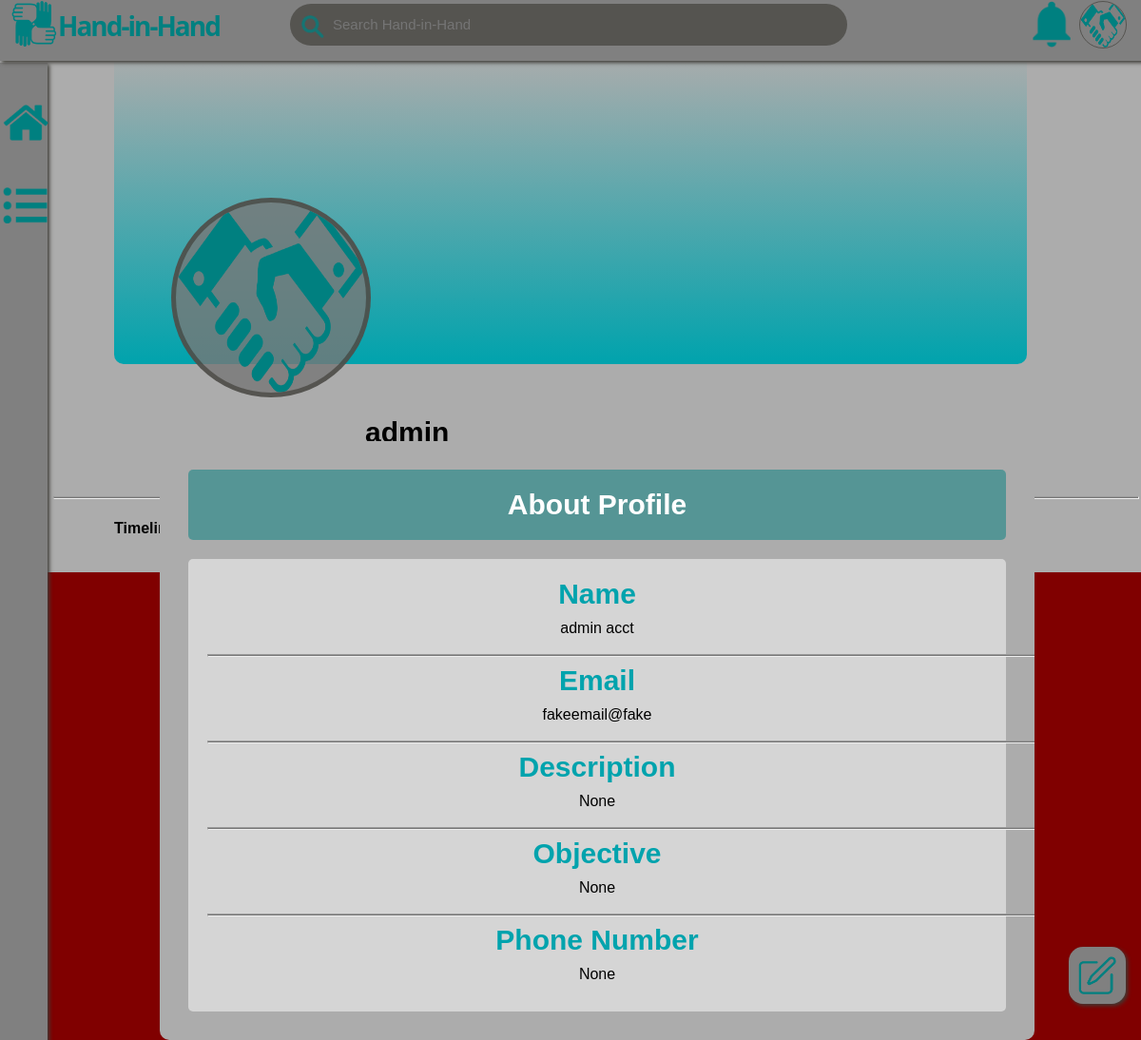
Screenshot of /home/account/about (signed in) with the database file from the repository.
### app.py (models this page shows, shortened)
class User(db.Model, UserMixin):
    username = db.Column(db.String(1024), primary_key=True)
    password = db.Column(db.String(1024), nullable=False)
    first_name = db.Column(db.String(1024), nullable=False)
    middle_name = db.Column(db.String(1024), nullable=True)
    last_name = db.Column(db.String(1024), nullable=False)
    email = db.Column(db.String(1024), unique=True, nullable=False)
    profile_picture = db.Column(db.String(1024), nullable=True)
    background_banner_image = db.Column(db.String(1024), nullable=True)
    user_description = db.Column(db.String(1024), nullable=True)
    objective = db.Column(db.String(1024), nullable=True)
    phone_number = db.Column(db.String(9), nullable=True)

### app.py (the view)
@app.route('/home/account/about')
@login_required
def about():
    return render_template('about.html', user = current_user)

### app.py (called while the page is built)
@login_manager.user_loader
def user_loader(username):
    return User.query.get(username)

### templates/about.html (shortened to what this page needs)
{% extends 'account.html' %}
{% block account_body %}
    <div class="about_container">
        <div class="about_headers" style="color:white; background: rgba(0, 128, 128, 0.50); padding: 20px; margin: 20px; border-radius: 5px;">
            About Profile
        </div>
        <div style="background: rgba(255, 255, 255, 0.5); padding: 20px; margin: 20px; border-radius: 5px;">
            <div class="about_headers">
                Name
            </div>
            <div style="text-align: center; padding: 10px;">
                {{ user.first_name }} {{ user.middle_name }} {{ user.last_name }}
            </div>
            <hr style="overflow-x: fit; width: 120vh; color: #777777 noshade; background-color: #777777; height: 1px;">
            <div class="about_headers">
                Email
            </div>
            <div style="text-align: center; padding: 10px;">
                {{ user.email }}
            </div>
            <hr style="overflow-x: fit; width: 120vh; color: #777777 noshade; background-color: #777777; height: 1px;">
            <div class="about_headers">
                Description
            </div>
            <div style="text-align: center; padding: 10px;">
                {% if user.user_description %}
                    {{ user.user_description }}
                {% else %}
                    None
                {% endif %}
            </div>
            <hr style="overflow-x: fit; width: 120vh; color: #777777 noshade; background-color: #777777; height: 1px;">
            <div class="about_headers">
                Objective
            </div>
            <div style="text-align: center; padding: 10px;">
                {% if user.objective %}
                    {{ user.objective }}
                {% else %}
                    None
                {% endif %}
            </div>
            <hr style="overflow-x: fit; width: 120vh; color: #777777 noshade; background-color: #777777; height: 1px;">
            <div class="about_headers">
                Phone Number
            </div>
            <div style="text-align: center; padding: 10px;">
                {% if  user.phone_number %}
                    {{  user.phone_number }}
                {% else %}
                    None
                {% endif %}
            </div>
        </div>
    </div>
{% endblock %}

### templates/account.html (shortened to what this page needs)
{% set ns = namespace(messages="") %}
{% extends 'navigation_overlay.html' %}
{% block user_account_image %}
    {% if user.profile_picture %}
        <a href="/home/account">
            <img class="user_account_image" src="/static/uploads/{{ user.profile_picture }}" width="48px" height="48px" title="User Account">
        </a>
    {% else %}
        <a href="/home/account">
            <img class="user_account_image" src="/static/default_user_account_icon.png" width="48px" height="48px" title="User Account">
        </a>
    {% endif %}
{% endblock %}
{% block body %}
    {% if user.profile_picture %}
        <a href="/home/account">
            <img class="user_account_image" src="/static/uploads/{{ user.profile_picture }}" width="48px" height="48px" title="User Account" style="width: 200px; height: 200px; position: absolute; top: 19%; left: 15%; border-radius: 50%; border-width: 5px; z-index: 1;">
        </a>
    {% else %}
        <a href="/home/account">
            <img class="user_account_image" src="/static/default_user_account_icon.png" width="48px" height="48px" title="User Account" style="width: 200px; height: 200px; position: absolute; top: 19%; left: 15%; border-radius: 50%; border-width: 5px; z-index: 1; background: #777777ce;">
        </a>
    {% endif %}
    {% if user.background_banner_image %}
        <img src="/static/uploads/{{ user.background_banner_image }}"style="position: absolute; top: 5%; left: 10%; width: 80%; height: 30%; background: linear-gradient(to bottom, #777777 0%, #C1C6C8 100%); border: none; border-radius: 10px; ">
    {% else %}
        <div style="position: absolute; top: 5%; left: 10%; width: 80%; height: 30%; background: linear-gradient(to bottom, #acacac 0%, #00A3AD 100%); border: none; border-radius: 10px; ">
        </div>
    {% endif %}
    <div style="position: absolute; top: 5%; left: 0%; width: 100%; height: 50%; border: none; background: #acacac; z-index: -1;">
    </div>
    <div id="user_information_block">
        <div style="left: 32%; top: 40%; position: absolute; font-size: 30px; font-weight: bold;">
            {{ user.username }}
        </div>
        <div>
            <a href="/home/timeline" class="timeline_account_button">
                Timeline
            </a>
            <a href="/home/account/about" class="about_account_button">
            </a>
            <a href="/home/account/friends" class="friends_account_button">
            </a>
            <a href="/home/account/settings" class="settings_account_button">
            </a>
        </div>
    </div>
    {% block account_body %}
    {% endblock %}
{% endblock %}

### templates/navigation_overlay.html (shortened to what this page needs)
<!DOCTYPE html>
<html>
    <head>
        <link rel="stylesheet" href="{{ url_for('static', filename='site.css') }}">
    </head>
    <header class="top_navigation_bar" style=  "display: block;
                                                border-style: none;
                                                background-color: grey;
                                                box-shadow: 2px 2px 4px #3d3c36;
                                                left: 0%;
                                                top: 0%;
                                                position: fixed;
                                                min-width: 100%;
                                                height: 4%;
                                                margin: 0 auto;
                                                padding: 10px;
                                                z-index: +2;">
        <section class="web_site_logo" style=  "color: teal;
                                                font-family: Open Sans;
                                                font-size: 28px;
                                                letter-spacing: -2px;">
            <section style="left: 5%;
                            position: absolute;
                            top: 12%;"
                                                title="Website Domain Name">
                            <b>Hand-in-Hand</b>
            </section>
            <a href="/home/">
                <img class="logo_emblem" src="{{ url_for('static', filename='Hand-in-Hand_icon.png') }}" style="width: 48px;
                                                                                            height: 48px;
                                                                                            left: 1%;
                                                                                            top: 1%;
                                                                                            position: absolute;"
                                                                                                                    title="Home">
            </a>
            <form action="/search" method="post">
                <section id="search_bar">
                    <input type="text" name="search_bar_input" placeholder="Search Hand-in-Hand" style="border-style: none;
                                                                                                        background-color: #3d3c36a4;
                                                                                                        border-radius: 50px;
                                                                                                        z-index: +1;
                                                                                                        left: 25%;
                                                                                                        position: absolute;
                                                                                                        top: 7%;
                                                                                                        width: 48%;
                                                                                                        padding-left: 45px;
                                                                                                        padding-block: 12px;"
                                                                                                                                        title="Search Bar: The maximum query length is 1024 characters. Spaces, tabs, carriage returns, and newline characters are not allowed." onlick="submit" pattern="[^\n\t\r\s]{1,1024}">
                    <img src="/static/search_icon.png" width="24px" height="24px" style=   "left: 26%;
                                                                                            position: absolute;
                                                                                            top: 25%;
                                                                                            z-index: +2;
                                                                                            ">
                </section>
            </form>
            {% block user_account_image %}{% endblock %}
            <a href="/home/notifications">
                <img class="notification_image" src="/static/notification_icon.png" width="40px"  title="Notifications">
            </a>
        </section>
    </header>
    <header class="left_navigation_bar" style= "left:0;
                                                top: 6%;
                                                bottom: 0;
                                                width: 2.5%;
                                                display: block;
                                                border-style: none;
                                                background-color: grey;
                                                box-shadow: 2px 2px 4px #3d3c36;
                                                position: fixed;
                                                min-height: 100%;
                                                margin: 0 auto;
                                                padding: 10px;
                                                z-index: +1;">
        <a href="/home/">
            <img class="homepage_image" src="/static/home_icon.png" width="48px"  title="Home">
        </a>
        <section class="dropdown_menu">
            <button class="dropdown_menu_button">
                <img class="menu_image" src="/static/menu_icon.png" width="48px"  title="Menu">
            </button>
            <br/><br/><br/><br/>
        </section>
    </header>
    <img class="create_post_image" src="/static/create_post_icon.png" title="New Status" onclick="on()">
        <body style=   "padding: 4%;
                        width: fit-content;
                        height: auto;">
            {% block body %}
            {% endblock %}
        </body>
</html>

### static/site.css (style rules this page uses)
body { font-family: sans-serif; background-color: #800000; width: 100%; height: 100%; }
input[type=text] { border-radius: 5px; color: white; background-color: #80000033; border-style: inset; font-size: 17px; padding: 6px 10px; width: 90%; }
::placeholder { font-size: 15px; }
.user_account_image { left: 93%; top: 1%; position: absolute; border-style: solid; border-radius: 50px; border-color: rgba(61, 60, 54, 0.643); background-color: transparent; border-width: 1px; }
.notification_image { left: 89%; top: 1%; position: absolute; border-style: none; border-width: 5px; }
.homepage_image { left: 6%; top: 4%; position: absolute; border-style: none; border-width: 5px; }
.menu_image { left: 6%; top: 12%; position: absolute; border-style: none; border-width: 5px; }
.dropdown_menu_button { border: none; background-color: transparent; left: 6%; top: 12%; position: absolute; width: 48px; height: 96px; }
.dropdown_menu { display: inline-block; left: 0%; top: 10%; position: absolute; }
.create_post_image { left: 93.7%; top: 91%; position: fixed; width: 40px; z-index: +5; border-style: none; border-radius: 25%; background-color: grey; position: fixed; box-shadow: 2px 2px 4px #3d3c36; padding: 10px; }

### templates/about.html (style rules this page uses)
.about_container { border: none; border-radius: 10px;; background-color: #acacac; position: absolute; top: 58vh; left: 14vw; width: 75vw; min-height: 30vh; padding: 10px; overflow: auto; word-break: break-all; }
.about_headers { font-weight: bold; color:#00A3AD; text-align: center; font-size: 30px; }
.about_account_button, .about_account_button:visited, .about_account_button:hover, .about_account_button:active { border-bottom: 2px solid #00A3AD; padding-bottom: 10px; }

### templates/account.html (style rules this page uses)
.timeline_account_button, .timeline_account_button:visited, .timeline_account_button:active { text-decoration: none; color: black; display: block; position: absolute; top: 50%; left: 10%; font-weight: bold; }
.friends_account_button, .friends_account_button:visited, .friends_account_button:active { text-decoration: none; color: black; display: block; position: absolute; top: 50%; left: 17%; font-weight: bold; }
.about_account_button, .about_account_button:visited, .about_account_button:active { text-decoration: none; color: black; display: block; position: absolute; top: 50%; left: 24%; font-weight: bold; }
.settings_account_button, .settings_account_button:visited, .settings_account_button:active { text-decoration: none; color: black; display: block; position: absolute; top: 50%; left: 31%; font-weight: bold; }

### rows the page displays
User: username "admin", first_name "admin", last_name "acct", email "fakeemail@fake"
